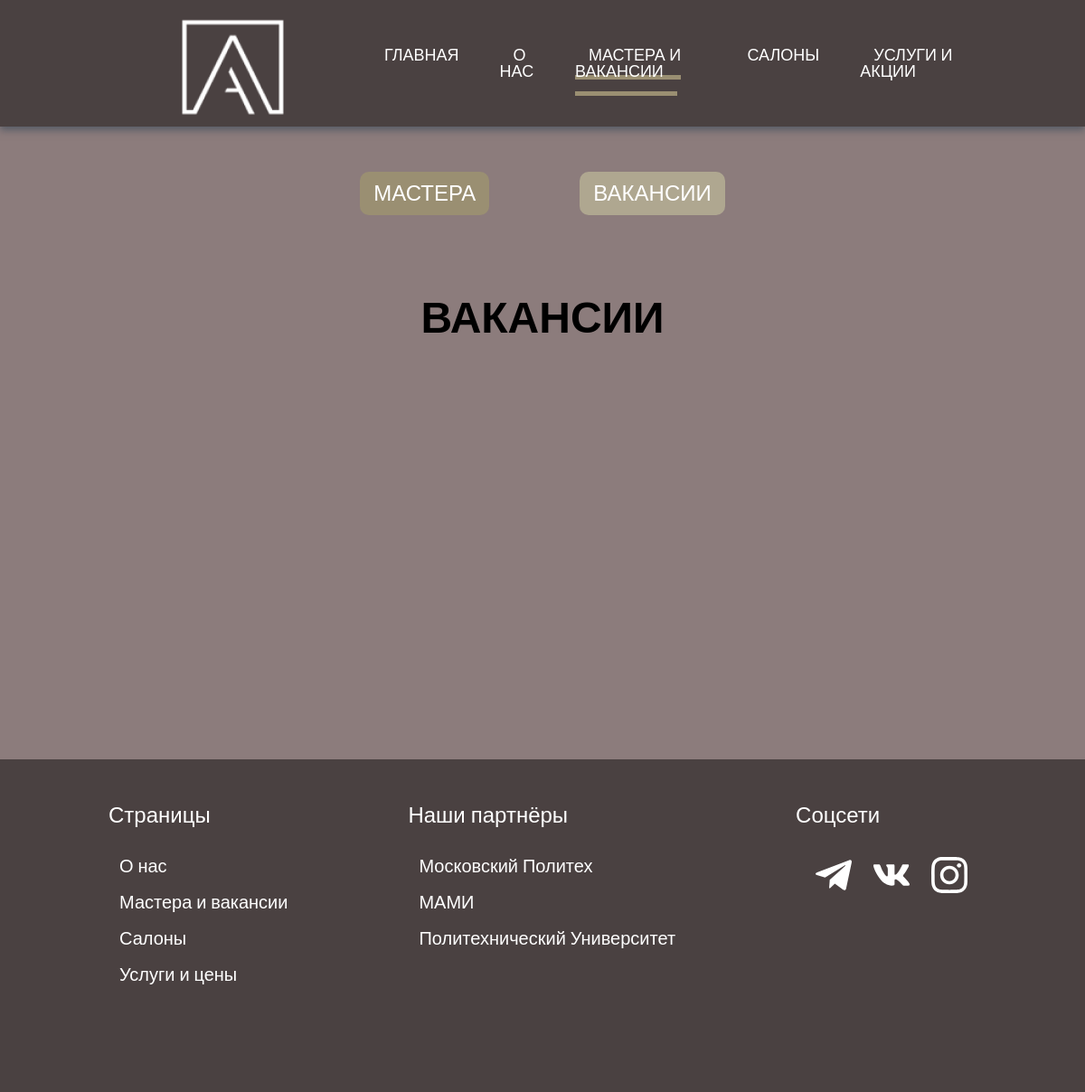
/vacancies/, run on an earlier commit of the app's database.
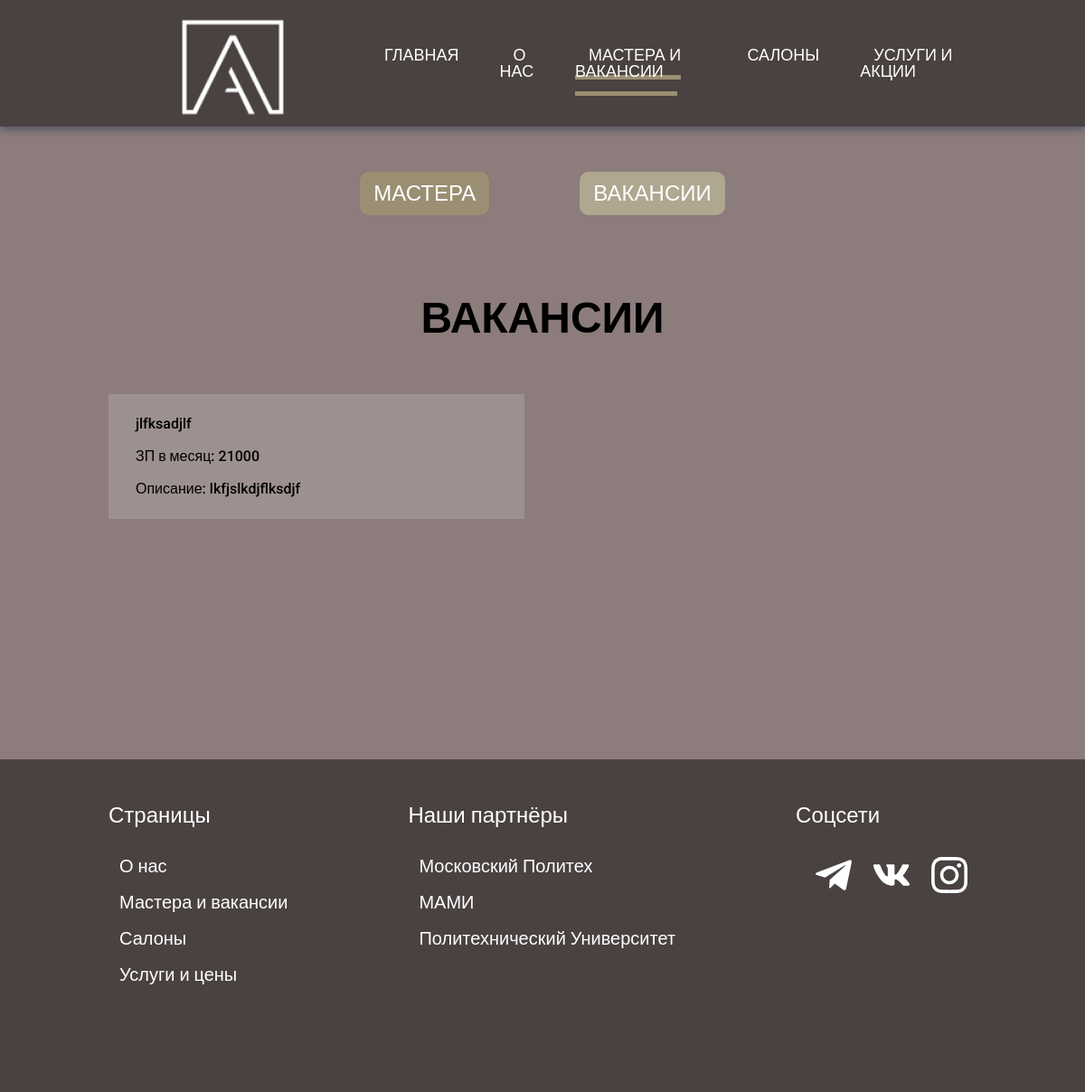
And on a later commit of the database.
### main/models.py (models this page shows)
class Vacancy(models.Model):
    name = models.CharField(max_length=100)
    salary = models.IntegerField()
    description = models.TextField()

### main/views.py (the view)
# urls.py: path('vacancies/', views.Vacancies.as_view(), name='vacancies'),
class Vacancies(View):
    def get(self,request):
        context = {
            "vacancies": Vacancy.objects.all()
        }
        return render(request, 'vacancies.html', context)

### main/templates/vacancies.html (shortened to what this page needs)
{% extends 'base-generation.html' %} {% load static %}
{% block content %}
<section class="tiles">
    <h1 class="section-title">Вакансии</h1>
    <ul class="tiles__list">
        {% for vacancy in vacancies %}
        <li class="tiles__item tile">
            <p class="tile__text tile__fullname">
                {{vacancy.name}}
            </p>
            <p class="tile__text tile__position">
                ЗП в месяц: {{vacancy.salary}}
            </p>
            <p class="tile__text">
                Описание: {{vacancy.description}}
            </p>
        </li>
        {% endfor %}
    </ul>
</section>
{% endblock %}

What changed in the data, as far as the page shows it:
added Vacancy: name "jlfksadjlf", salary "21000", description "lkfjslkdjflksdjf"
